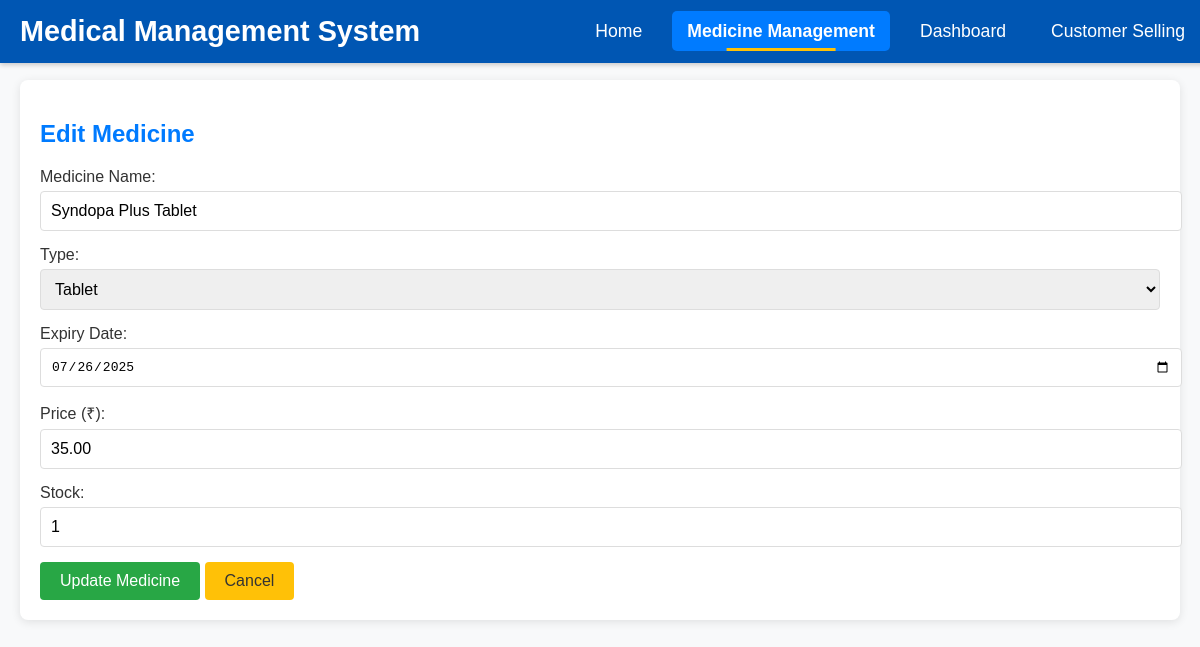
The app's page /php/edit_medicine.php?id=1 with its own data.
### tables this page shows
CREATE TABLE `medicines` (
  `id` int(11) NOT NULL,
  `name` varchar(100) NOT NULL,
  `type` varchar(50) NOT NULL,
  `expiry_date` date NOT NULL,
  `price` decimal(10,2) NOT NULL,
  `stock` int(11) NOT NULL
);

### php/edit_medicine.php (the view, shortened to what this page needs)
<?php
include 'config.php';
$id = $_GET['id'];
$sql = "SELECT * FROM medicines WHERE id = ?";
$stmt = $conn->prepare($sql);
$stmt->bind_param("i", $id);
$stmt->execute();
$result = $stmt->get_result();
$medicine = $result->fetch_assoc();
?>
<!DOCTYPE html>
<html lang="en">
<head>
    <link rel="stylesheet" href="../css/style.css">
</head>
<body>
    <div class="container">
        <nav class="navbar">
            <div class="logo">
                <h2>Medical Management System</h2>
            </div>
            <ul class="nav-links">
                <li><a href="home.php">Home</a></li>
                <li><a href="index.php" class="active">Medicine Management</a></li>
                <li><a href="dashboard.php">Dashboard</a></li>
                <li><a href="customer_selling.php">Customer Selling</a></li>
            </ul>
        </nav>
        <section class="form-section">
            <h2>Edit Medicine</h2>
            <form id="medicineForm" action="add_medicine.php" method="POST">
                <div class="form-group">
                    <label for="name">Medicine Name:</label>
                    <input type="text" id="name" name="name" value="<?php echo $medicine['name']; ?>" required>
                </div>
                <div class="form-group">
                    <label for="type">Type:</label>
                    <select id="type" name="type" required>
                        <option value="Tablet" <?php if ($medicine['type'] == 'Tablet') echo 'selected'; ?>>Tablet</option>
                    </select>
                </div>
                <div class="form-group">
                    <label for="expiry_date">Expiry Date:</label>
                    <input type="date" id="expiry_date" name="expiry_date" value="<?php echo $medicine['expiry_date']; ?>" required>
                </div>
                <div class="form-group">
                    <label for="price">Price (₹):</label>
                    <input type="number" step="0.01" id="price" name="price" value="<?php echo $medicine['price']; ?>" required>
                </div>
                <div class="form-group">
                    <label for="stock">Stock:</label>
                    <input type="number" id="stock" name="stock" value="<?php echo $medicine['stock']; ?>" required>
                </div>
                <button type="submit" id="submitBtn">Update Medicine</button>
                <a href="../index.php" class="action-btn" style="background-color: #FFC107; padding: 10px 20px; text-decoration: none; color: #333;">Cancel</a>
            </form>
        </section>
    </div>
</body>
</html>

### css/style.css (style rules this page uses)
body { font-family: Arial, sans-serif; background-color: #F8F9FA; color: #333; margin: 0; padding: 20px; padding-top: 80px; }
.container { max-width: 1200px; margin: 0 auto; }
h1, h2, h3, h4 { color: #007BFF; }
.navbar { position: fixed; top: 0; left: 0; width: 100%; background-color: #0056b3; padding: 15px 20px; display: flex; justify-content: space-between; align-items: center; box-shadow: 0 2px 5px rgba(0, 0, 0, 0.2); z-index: 1000; }
.navbar .logo h2 { color: #fff; font-size: 1.8em; font-weight: bold; margin: 0; }
.nav-links { list-style: none; display: flex; margin: 0; padding: 0; margin-right: 20px; }
.nav-links li { margin-left: 15px; }
.nav-links a { color: #fff; text-decoration: none; font-size: 1.1em; padding: 10px 15px; border-radius: 5px; transition: background-color 0.3s, transform 0.2s; }
.nav-links a.active { background-color: #007BFF; font-weight: bold; position: relative; }
.nav-links a.active::after { content: ''; position: absolute; bottom: 0; left: 50%; transform: translateX(-50%); width: 50%; height: 3px; background-color: #FFC107; }
.form-section { padding: 20px; background: #fff; border-radius: 8px; box-shadow: 0 2px 10px rgba(0, 0, 0, 0.1); margin-bottom: 20px; }
.form-group { margin-bottom: 15px; }
.form-group label { display: block; margin-bottom: 5px; color: #333; }
.form-group input, .form-group select { width: 100%; padding: 10px; border: 1px solid #ddd; border-radius: 4px; font-size: 1em; }
button { background-color: #28A745; color: #fff; padding: 10px 20px; border: none; border-radius: 4px; cursor: pointer; font-size: 1em; }
.action-btn { padding: 5px 10px; border: none; border-radius: 4px; cursor: pointer; text-decoration: none; display: inline-block; }

### records on screen
medicines: name "Syndopa Plus Tablet", type "Tablet", expiry_date "07/26/2025", price "35.00", stock "1"
